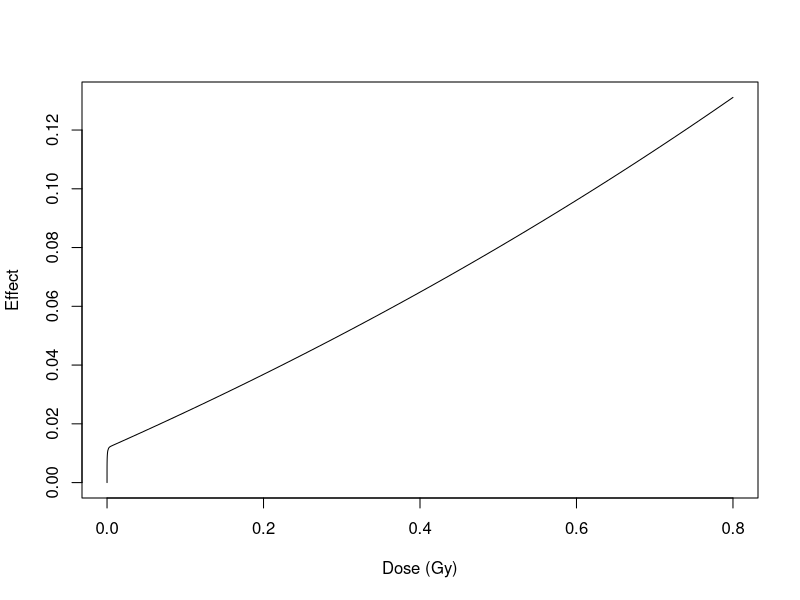
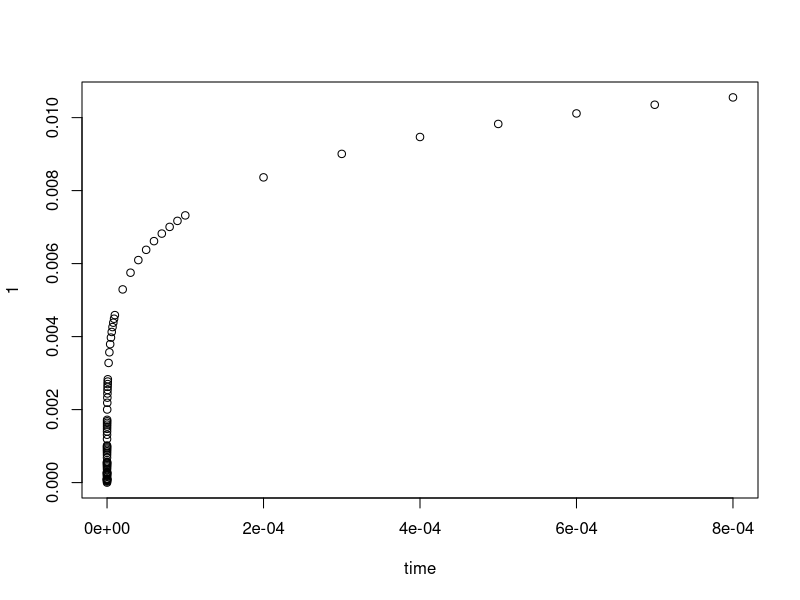

The R source for these figures, in order:
## ---- chunk 1
#IDER to replace NTE2 IDER for 82-6 fibroblasts in Cacao et al. PLoS One 11(4) 2016 == "16cuc" for short  
rm(list=ls())
require(deSolve)
##Specify parameters. Units and notation mimic 16cuc; K is 6.24*H*L/d; d0 is where 16cuc has infinite slope; alph=alpha_lambda
eta0=0.00047; eta1=0.011; K=25; alph=.041; X=1.0/5;d0=0.001; L=c(77, 99,125, 175, 195, 240)# central values of fixed parameters. X is new
P0=.1802;P1=.002936; C=5#parameters to be obtained by regression, temporarily fixed by sachs, by guessing, to get examples; 
##P0+P1*L mimics P in 16cuc. C is new, replacing some stuff in 16cuc that involves exp(-H), but in a quite different way.
L=L[4] # a specific example to help guess. The above guesses seem to work pretty well for L[2],L[4], and L[6]
eta=eta0*L*exp(-eta1*L)#just as in 
dE = function(t, E, parms) {# Next line shows the slope as a sum of two terms, NTE+TE. NTE=eta*X*(1-exp(-t/d0))^(X-1)*(exp(-t/d0)/d0)
  list(eta*X*(1-exp(-t/d0))^(X-1)*(exp(-t/d0)/d0)+(K*P0/L+K*P1+alph*(1-P0-P1*L))*(1+C*E))# big advantage to just add slopes
} #something wrong with this line
yini = 0
#need small dose step size near zero where dE varies rapidly; cannot include dose=0 where dE=infinity
dose=c(as.vector(t(c(1e-12,1e-11,1e-10,1e-9,1e-8,1e-7,1e-6,1e-5,1e-4,1e-3)%o%1:9)))# is there a better way to do this? RKS
dose=c(dose, 1e-2*(1:80)) #go up to 0.8 Gy maximum in the example because there are dose points there; here dose[170]=.8      
outt = ode(yini, dose, dE, parms)
plot(outt[1:170,], xlab = "Dose (Gy)", type = "l", ylab = "Effect")#RKS
outt[170,2]
plot(outt[1:80,])# In the very low dose region NTE effects dominate. dose[80]=8 mGy=.008 Gy
